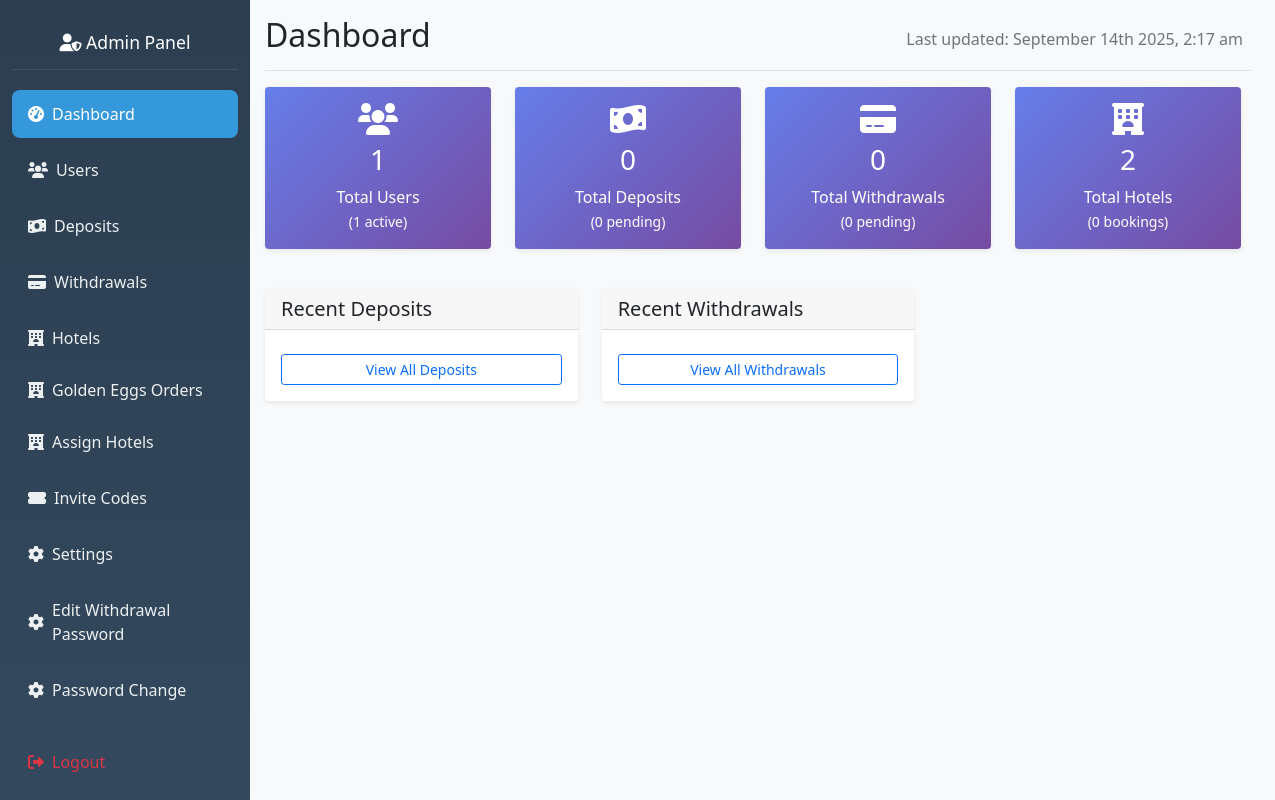
/admin/dashboard (signed in), run on an earlier commit of the app's database.
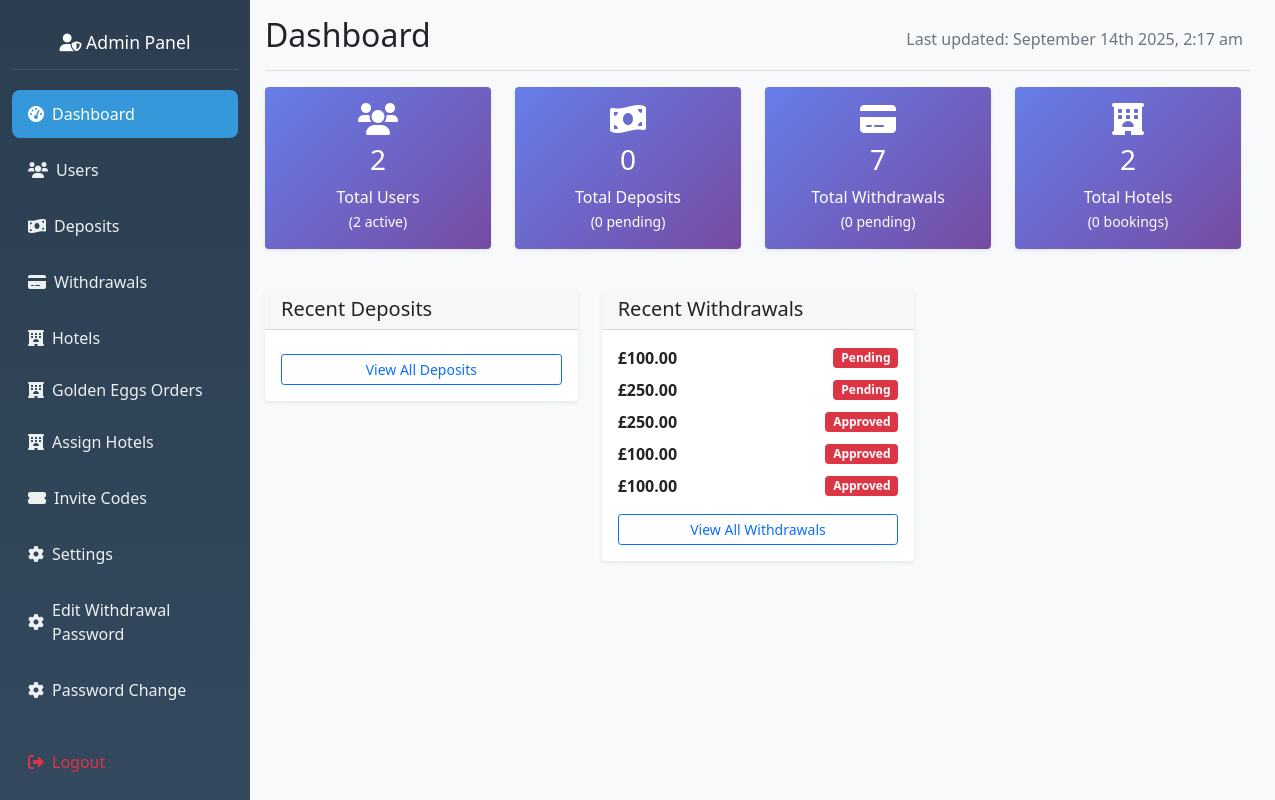
And on a later commit of the database.
### hotel_app/models.py (models this page shows, shortened)
class WithdrawalRequest(db.Model):
    __tablename__ = 'withdrawal_request'
    id = db.Column(db.Integer, primary_key=True)
    user_id = db.Column(db.Integer, db.ForeignKey('user.id'), nullable=False)
    amount = db.Column(db.Float, nullable=False)
    network = db.Column(db.String(20), nullable=False)
    wallet_address = db.Column(db.String(200), nullable=False)
    transaction_hash = db.Column(db.String(200))
    transaction_fee = db.Column(db.Float, default=0.0)
    status = db.Column(db.String(20), default='Pending')
    admin_notes = db.Column(db.Text)
    rejection_reason = db.Column(db.Text)
    created_at = db.Column(db.DateTime, default=datetime.utcnow)
    processed_at = db.Column(db.DateTime)
    processed_by = db.Column(db.Integer, db.ForeignKey('admin.id'))

### hotel_app/routes.py (the view)
@app.route('/admin/dashboard')
@admin_required
def admin_dashboard():
    total_users = User.query.count()
    active_users = User.query.filter_by(is_active=True).count()
    total_deposits = DepositRequest.query.count()
    pending_deposits = DepositRequest.query.filter_by(status='pending').count()
    total_withdrawals = WithdrawalRequest.query.count()
    pending_withdrawals = WithdrawalRequest.query.filter_by(status='pending').count()
    total_hotels = Hotel.query.count()
    total_bookings = Booking.query.count() if 'Booking' in globals() else 0
    recent_users = User.query.order_by(User.id.desc()).limit(5).all()
    recent_deposits = DepositRequest.query.order_by(DepositRequest.id.desc()).limit(5).all()
    recent_withdrawals = WithdrawalRequest.query.order_by(WithdrawalRequest.id.desc()).limit(5).all()
    stats = {
        'total_users': total_users,
        'active_users': active_users,
        'total_deposits': total_deposits,
        'pending_deposits': pending_deposits,
        'total_withdrawals': total_withdrawals,
        'pending_withdrawals': pending_withdrawals,
        'total_hotels': total_hotels,
        'total_bookings': total_bookings,
    }
    return render_template('admin_dashboard.html',
                         stats=stats,
                         recent_users=recent_users,
                         recent_deposits=recent_deposits,
                         recent_withdrawals=recent_withdrawals)

### hotel_app/routes.py (called while the page is built)
def admin_required(f):
    @wraps(f)
    def wrapper(*args, **kwargs):
        admin_id = session.get('admin_id')
        if not admin_id:
            flash("Admin login required.", "danger")
            return redirect(url_for('admin_login'))
        admin = Admin.query.get(admin_id)
        if not admin or not admin.is_active:
            session.pop('admin_id', None)
            flash("Admin access denied.", "danger")
            return redirect(url_for('admin_login'))
        g.current_admin = admin
        return f(*args, **kwargs)
    return wrapper

@app.before_request
def check_admin_routes():
    if request.endpoint and request.endpoint.startswith('admin_') and request.endpoint != 'admin_login':
        if 'admin_id' not in session:
            return redirect(url_for('admin_login'))

### hotel_app/templates/admin_dashboard.html (shortened to what this page needs)
{% extends "admin_base.html" %}
{% block content %}
<div class="d-flex justify-content-between flex-wrap flex-md-nowrap align-items-center pb-2 mb-3 border-bottom">
    <h1 class="h2">Dashboard</h1>
    <div class="btn-toolbar mb-2 mb-md-0">
        <div class="btn-group me-2">
            <span class="text-muted">Last updated: <span id="last-updated"></span></span>
        </div>
    </div>
</div>
<div class="row mb-4">
    <div class="col-md-3 mb-3">
        <div class="card stats-card">
            <div class="card-body text-center">
                <i class="fas fa-users fa-2x mb-2"></i>
                <h3>{{ stats.total_users }}</h3>
                <p class="mb-0">Total Users</p>
                <small>({{ stats.active_users }} active)</small>
            </div>
        </div>
    </div>
    <div class="col-md-3 mb-3">
        <div class="card stats-card">
            <div class="card-body text-center">
                <i class="fas fa-money-bill-wave fa-2x mb-2"></i>
                <h3>{{ stats.total_deposits }}</h3>
                <p class="mb-0">Total Deposits</p>
                <small>({{ stats.pending_deposits }} pending)</small>
            </div>
        </div>
    </div>
    <div class="col-md-3 mb-3">
        <div class="card stats-card">
            <div class="card-body text-center">
                <i class="fas fa-credit-card fa-2x mb-2"></i>
                <h3>{{ stats.total_withdrawals }}</h3>
                <p class="mb-0">Total Withdrawals</p>
                <small>({{ stats.pending_withdrawals }} pending)</small>
            </div>
        </div>
    </div>
    <div class="col-md-3 mb-3">
        <div class="card stats-card">
            <div class="card-body text-center">
                <i class="fas fa-hotel fa-2x mb-2"></i>
                <h3>{{ stats.total_hotels }}</h3>
                <p class="mb-0">Total Hotels</p>
                <small>({{ stats.total_bookings }} bookings)</small>
            </div>
        </div>
    </div>
</div>
<div class="row">
    <div class="col-md-4 mb-4">
        <div class="card">
            <div class="card-header">
                <h5 class="card-title mb-0">Recent Deposits</h5>
            </div>
            <div class="card-body">
                <a href="{{ url_for('view_deposits') }}" class="btn btn-sm btn-outline-primary w-100 mt-2">View All Deposits</a>
            </div>
        </div>
    </div>
    <div class="col-md-4 mb-4">
        <div class="card">
            <div class="card-header">
                <h5 class="card-title mb-0">Recent Withdrawals</h5>
            </div>
            <div class="card-body">
                {% for withdrawal in recent_withdrawals %}
                <div class="d-flex justify-content-between align-items-center mb-2">
                    <div>
                        <strong>£{{ "%.2f"|format(withdrawal.amount) }}</strong><br>
                    </div>
                    <span class="badge bg-{{ 'warning' if withdrawal.status == 'pending' else ('success' if withdrawal.status == 'approved' else 'danger') }}">
                        {{ withdrawal.status.title() }}
                    </span>
                </div>
                {% endfor %}
                <a href="{{ url_for('view_withdrawals') }}" class="btn btn-sm btn-outline-primary w-100 mt-2">View All Withdrawals</a>
            </div>
        </div>
    </div>
</div>
{% endblock %}

What changed in the data, as far as the page shows it:
added WithdrawalRequest: amount "100.00", status "Pending"
added WithdrawalRequest: amount "250.00", status "Pending"
added WithdrawalRequest: amount "250.00", status "Approved"
added WithdrawalRequest: amount "100.00", status "Approved"
added WithdrawalRequest: amount "100.00", status "Approved"
Also different on the page:
{{ stats.total_users }}: "1" → "2"
{{ stats.active_users }}: "1" → "2"
{{ stats.total_withdrawals }}: "0" → "7"
